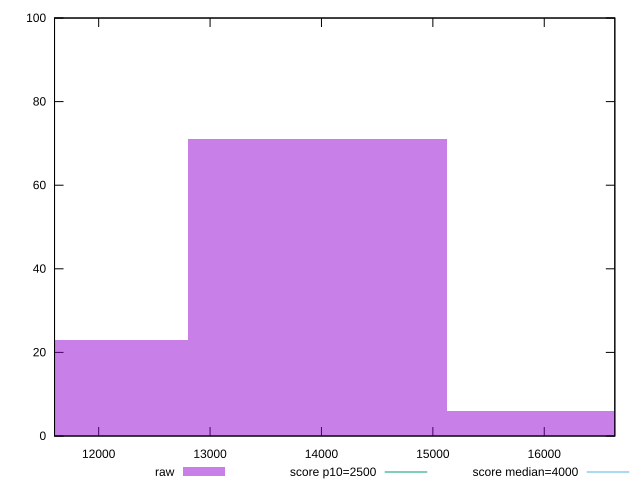

Recreate this plot in gnuplot.
reset

$raw <<EOF
13965.50381183399 71
16293.08778047299 6
11637.919843194994 23
EOF

set key outside below
set boxwidth 2327.5839686389986
set xrange [11603.7045:16633.5535]
set yrange [0:100]
set trange [0:100]
set style fill transparent solid 0.5 noborder

set parametric
set terminal svg size 640, 490 enhanced background rgb 'white'
set output "reprap/largest-contentful-paint/samples/pages+cached+noexternal+nomedia/raw/histogram.svg"

plot $raw title "raw" with boxes, \
     2500,t title "score p10=2500", \
     4000,t title "score median=4000"

reset
